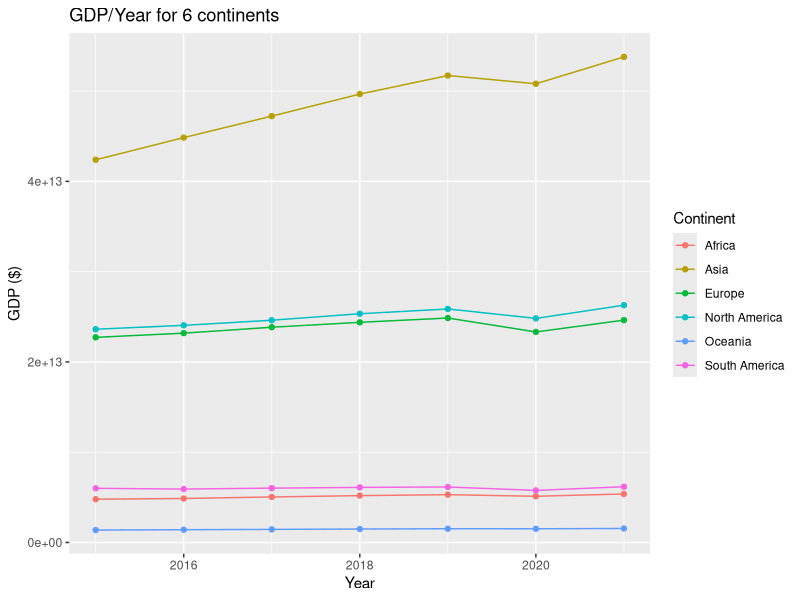
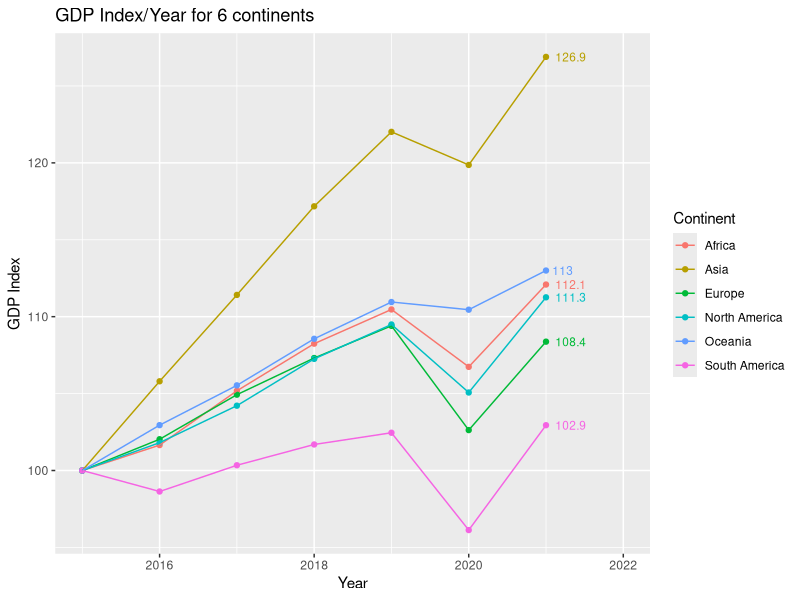
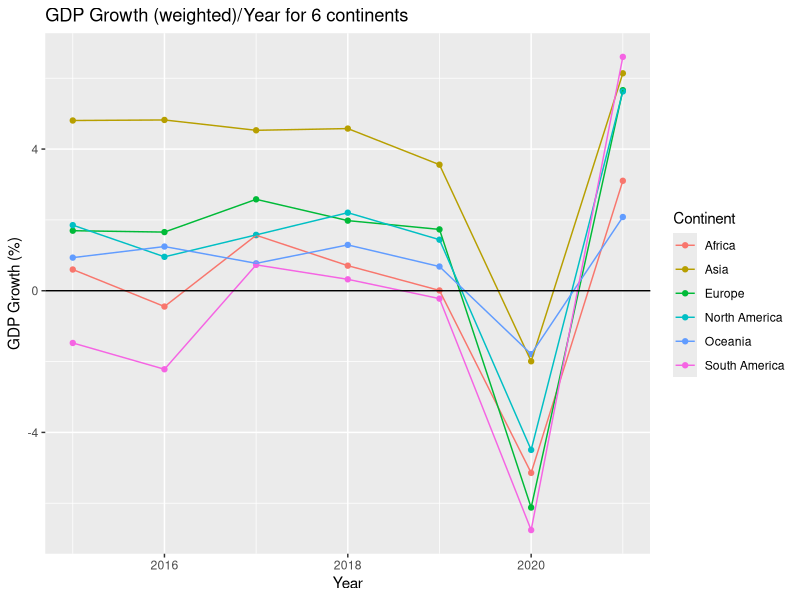
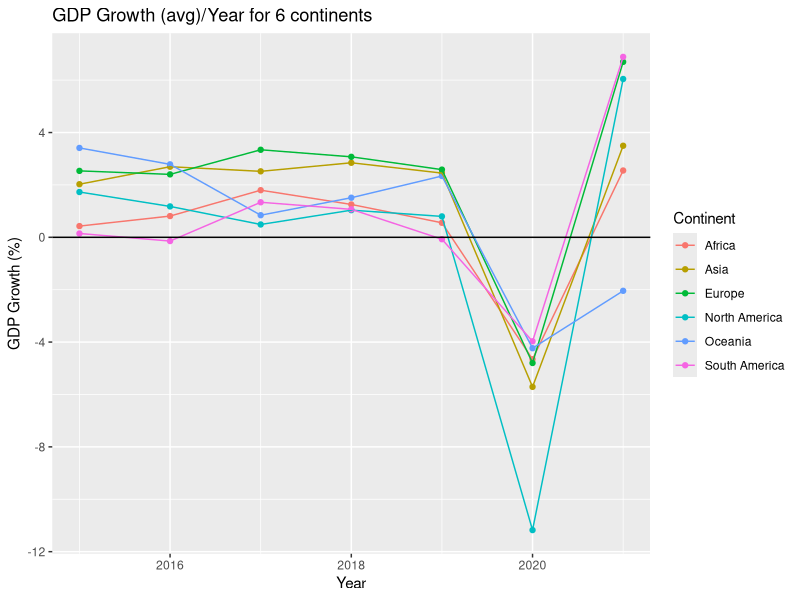
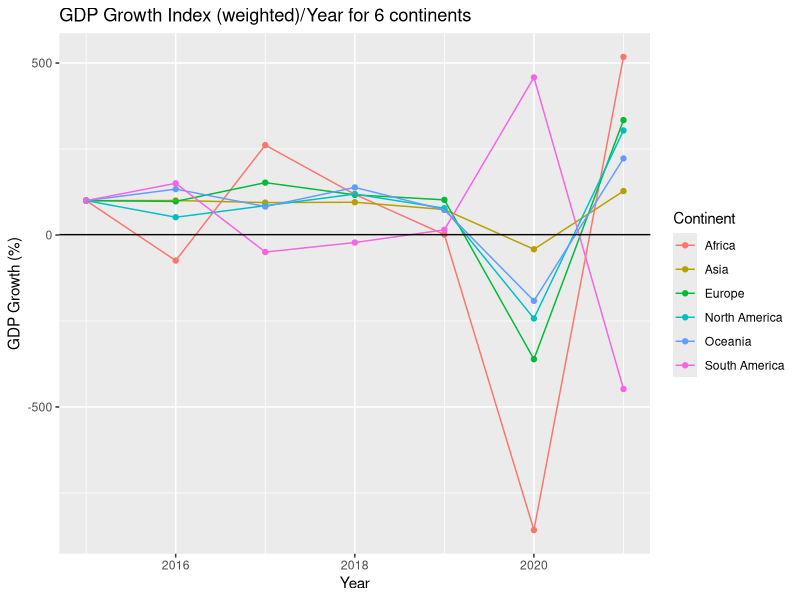
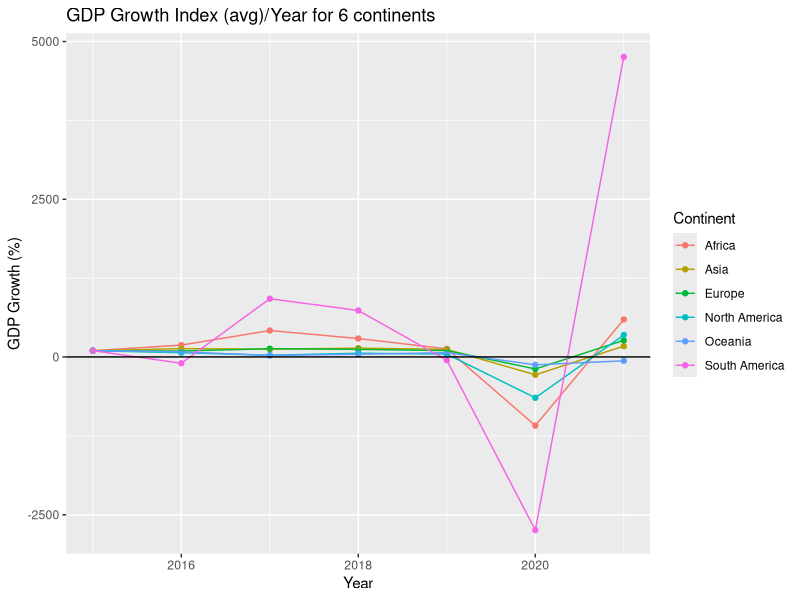
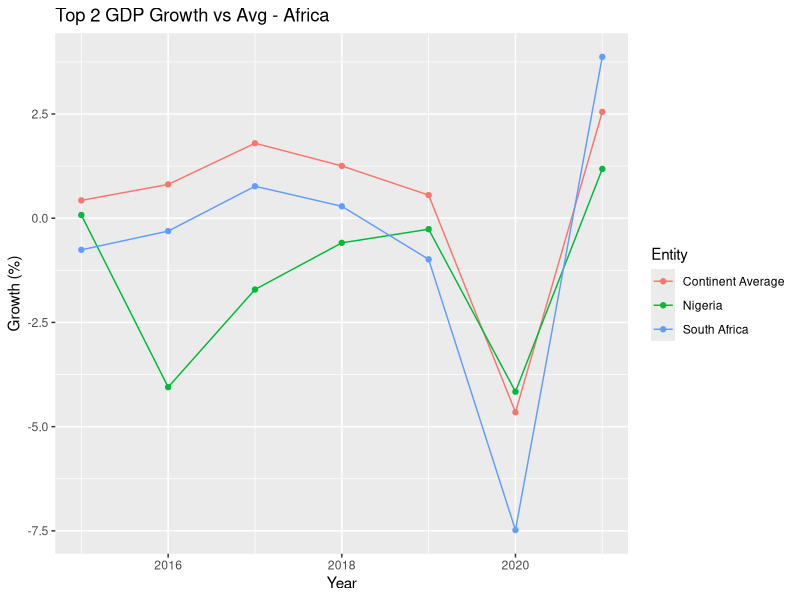
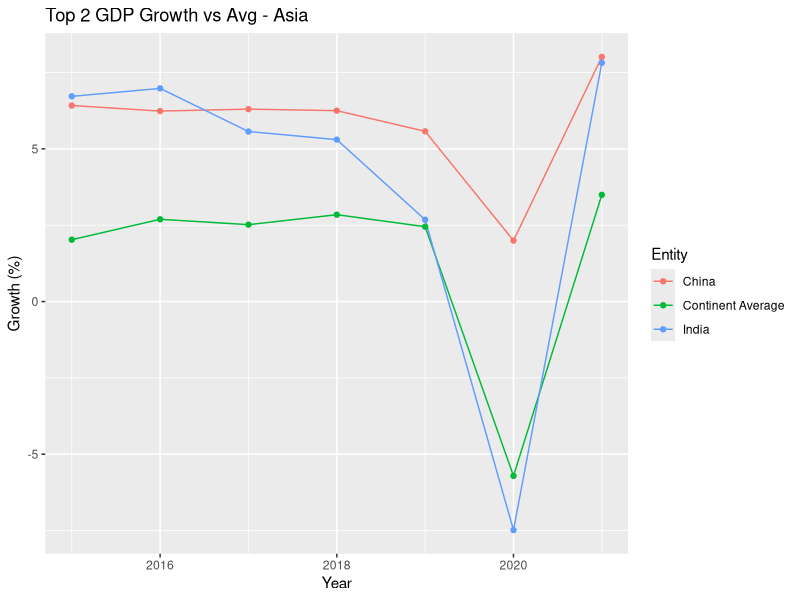

The R script that drew these images, in order:
## ---- chunk 1
knitr::opts_chunk$set(echo = TRUE)
## ---- chunk 2
#install.packages("tidyverse")
#install.packages("ggplot2")

library(tidyverse)
library(ggplot2)
## ---- chunk 3
gdp_per_capita_df <- read.csv("Exported_data/gdp_per_capita_cleaned.csv")
gdp_per_capita_df <- gdp_per_capita_df %>%
  filter(Year >= 2015)
## ---- chunk 4
continent_gdp_totals <- gdp_per_capita_df %>%
  group_by(Continent, Year) %>%
  summarise(
    Total_GDP = sum(Gdp, na.rm = TRUE)
  ) %>%
  ungroup()
## ---- chunk 5
continent_gdp_totals %>% ggplot(aes(x = Year, y = Total_GDP, colour = Continent)) +
  geom_point() +
  geom_line() +
  labs(title = "GDP/Year for 6 continents", y = "GDP ($)")
## ---- chunk 6
continent_gdp_totals <- continent_gdp_totals %>%
  group_by(Continent) %>%
  mutate(
    GDP_Index = Total_GDP / first(Total_GDP) * 100
  )
## ---- chunk 7
continent_gdp_totals %>% ggplot(aes(x = Year, y = GDP_Index, colour = Continent)) +
  geom_point() +
  geom_line() +
  geom_text(
  data = continent_gdp_totals %>% filter(Year == 2021),
  aes(label = round(GDP_Index, 1)),
  hjust = -0.3,
  size = 3,
  show.legend = FALSE) +
  expand_limits(x = 2022) +
  labs(title = "GDP Index/Year for 6 continents", y = "GDP Index")
## ---- chunk 8
continents_growth_df <- gdp_per_capita_df %>%
  group_by(Continent, Year) %>%
  summarise(
    Weighted_Growth = sum(Growth * Gdp, na.rm = TRUE) / sum(Gdp, na.rm = TRUE),
    Avg_Growth = mean(Growth, na.rm = TRUE)
  ) %>%
  ungroup()
## ---- chunk 9
continents_growth_df %>% ggplot(aes(x = Year, y = Weighted_Growth, colour = Continent)) +
  geom_point() +
  geom_line() +
  geom_hline(yintercept = 0) +
  labs(title = "GDP Growth (weighted)/Year for 6 continents", y = "GDP Growth (%)")

continents_growth_df %>% ggplot(aes(x = Year, y = Avg_Growth, colour = Continent)) +
  geom_point() +
  geom_line() +
  geom_hline(yintercept = 0) +
  labs(title = "GDP Growth (avg)/Year for 6 continents", y = "GDP Growth (%)")
## ---- chunk 10
continents_growth_df <- continents_growth_df %>%
  group_by(Continent) %>%
  mutate(
    Avg_Growth_Index = Avg_Growth / first(Avg_Growth) * 100,
    Weighted_Growth_Index = Weighted_Growth / first(Weighted_Growth) * 100
  )
## ---- chunk 11
continents_growth_df %>% ggplot(aes(x = Year, y = Weighted_Growth_Index, colour = Continent)) +
  geom_point() +
  geom_line() +
  geom_hline(yintercept = 1) +
  labs(title = "GDP Growth Index (weighted)/Year for 6 continents", y = "GDP Growth (%)")

continents_growth_df %>% ggplot(aes(x = Year, y = Avg_Growth_Index, colour = Continent)) +
  geom_point() +
  geom_line() +
  geom_hline(yintercept = 1) +
  labs(title = "GDP Growth Index (avg)/Year for 6 continents", y = "GDP Growth (%)")
## ---- chunk 12
top_2_per_continent <- gdp_per_capita_df %>%
  group_by(Continent, Entity) %>%
  summarise(Total_GDP = sum(Gdp, na.rm = TRUE)) %>%
  arrange(Continent, desc(Total_GDP)) %>%
  group_by(Continent) %>%
  slice(1:2) %>%
  ungroup()
## ---- chunk 13
get_plot_data <- function(x) {

  top_2_entities <- top_2_per_continent %>%
    filter(Continent == x) %>%
    pull(Entity)

  country_data <- gdp_per_capita_df %>%
    filter(Continent == x, Entity %in% top_2_entities)

  continent_avg <- continents_growth_df %>%
    filter(Continent == x) %>%
    rename(Growth = Avg_Growth) %>%
    mutate(Entity = "Continent Average")

  plot_data <- bind_rows(country_data, continent_avg)

  return(plot_data)
}
## ---- chunk 14
plot_drivers <- function(continent) {
  data <- get_plot_data(continent)

  ggplot(data, aes(x = Year, y = Growth, colour = Entity)) +
    geom_line() +
    geom_point() +
    labs(
      title = paste("Top 2 GDP Growth vs Avg -", continent),
      y = "Growth (%)"
    )
}
## ---- chunk 15
plot_drivers("Africa")
plot_drivers("Asia")
plot_drivers("Europe")
plot_drivers("North America")
plot_drivers("South America")
plot_drivers("Oceania")
## ---- chunk 16
ldc <- gdp_per_capita_df %>%
  filter (Ldc == TRUE)
## ---- chunk 17
ggplot(ldc, aes(x = Year, y = Growth, color = Entity)) +
  geom_line() +
  facet_wrap(~ Continent) +
  labs(
    title = "GDP Growth of LDCs by Continent",
    x = "Year",
    y = "GDP Growth (%)"
  )
## ---- chunk 18
ldc_weighted <- ldc %>%
  group_by(Year, Continent) %>%
  summarise(
    weighted_growth =
      sum(Gdp_per_capita * Growth, na.rm = TRUE) /
      sum(Gdp_per_capita, na.rm = TRUE),
    .groups = "drop"
  )
## ---- chunk 19
ggplot(ldc_weighted, aes(x = Year, y = weighted_growth, color = Continent)) +
  geom_point() +
  geom_line() +
  facet_wrap(~ Continent, scales = "free_y") +
  geom_hline(yintercept = 7, linetype = "dashed", color = "red") +
  labs(
    title = "Weighted GDP Growth of LDCs by Continent",
    x = "Year",
    y = "Weighted GDP Growth (%)"
  )
## ---- chunk 20
ldc_7 <- ldc %>%
  group_by(Entity) %>%
  filter(any(Growth >= 7)) %>%
  ungroup()
## ---- chunk 21
ggplot (ldc_7, aes(x = Year, y = Growth, color = Entity)) + 
  geom_point() +
  geom_line() + 
  facet_wrap (~ Continent) +
  labs(
    title = "GDP Growth of LDCs that reached 7%",
    x = "Year",
    y = "GDP Growth(%)"
  )
## ---- chunk 22
ldc %>%
  group_by(Entity) %>%
  summarise(avg_growth = mean(Growth, na.rm = TRUE)) %>%
  arrange(desc(avg_growth)) 
